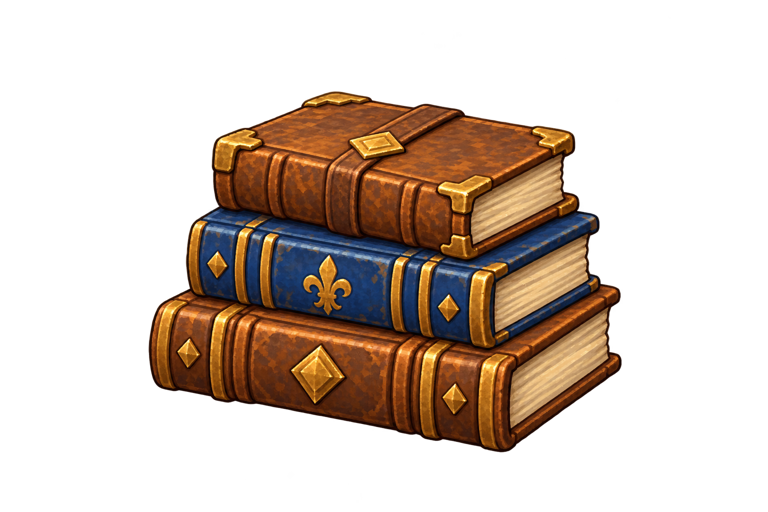
#> input picture assets/props/books.png, 768 x 512 px, given in place of tree.png, which was not available
$ python build_prop_edges.py
#> lines starting #> are read from the running program, lines starting #| are printed output that depends on the picture
from pathlib import Path
from PIL import Image,ImageFilter
root=Path(__file__).resolve().parents[1]
for name in ['tree','tree_small','bush','rock','sign','item','grass','flowers']:
    source=Image.open(root/'assets/props'/f'{name}.png').convert('RGBA')
#> source is the input picture: PIL image 768x512 RGBA; mean R, G, B, A 38.4, 24.4, 14.3, 80.5
    edge=Image.new('RGBA',source.size,(237,224,184,0))
    width=5 if name in ['tree','tree_small','bush','sign'] else 3
    edge.putalpha(source.getchannel('A').filter(ImageFilter.MaxFilter(width)))
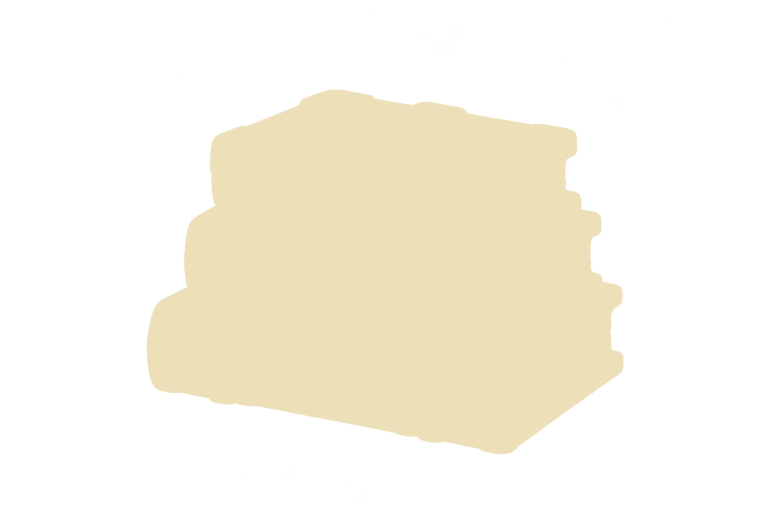
#> edge: PIL image 768x512 RGBA; mean R, G, B, A 237, 224, 184, 82.9; transparent parts drawn white
    edge.alpha_composite(source)
    edge.save(root/'assets/props'/f'{name}_edge.png')
#> pass 2 of the loop `for name in ['tree','tree_small','bush','rock','sign','item','grass','..`:
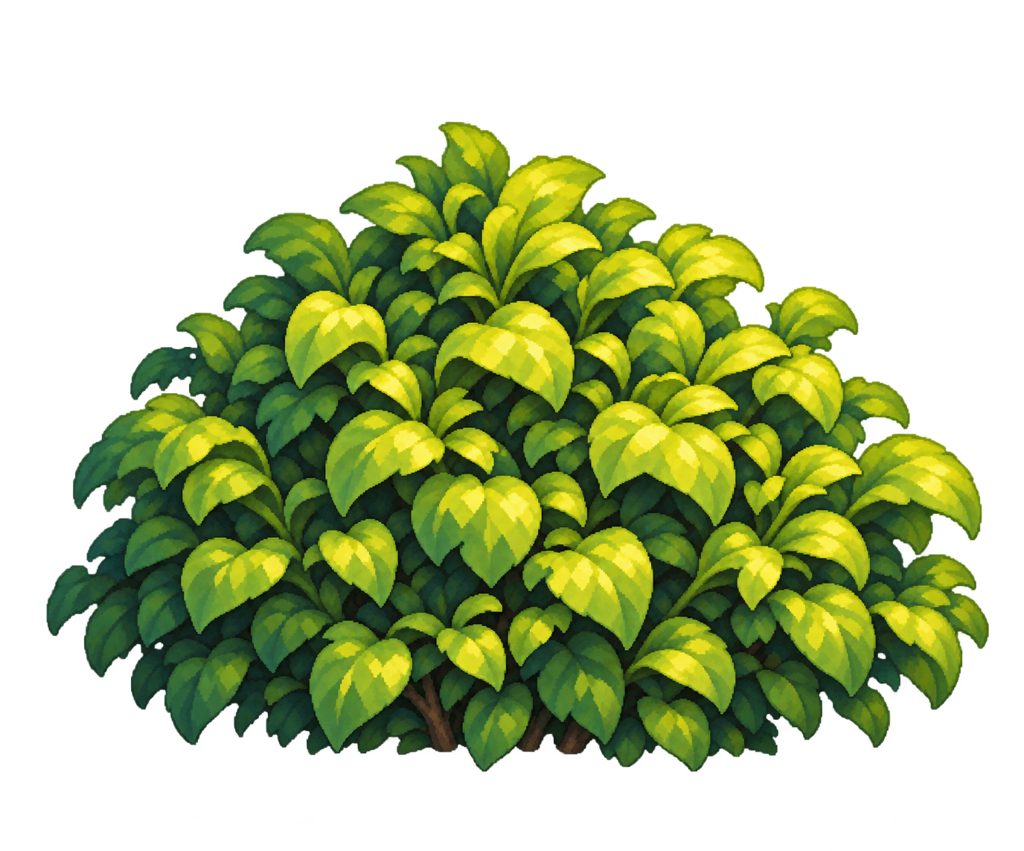
#> input picture assets/props/bush.png, 1024 x 851 px, given in place of tree_small.png, which was not available
#> source is the input picture: PIL image 1024x851 RGBA; mean R, G, B, A 48, 60.7, 15.5, 118.4
#> `edge.putalpha(source.getchannel('A').filter(ImageFilter.MaxFilter(widt..`:
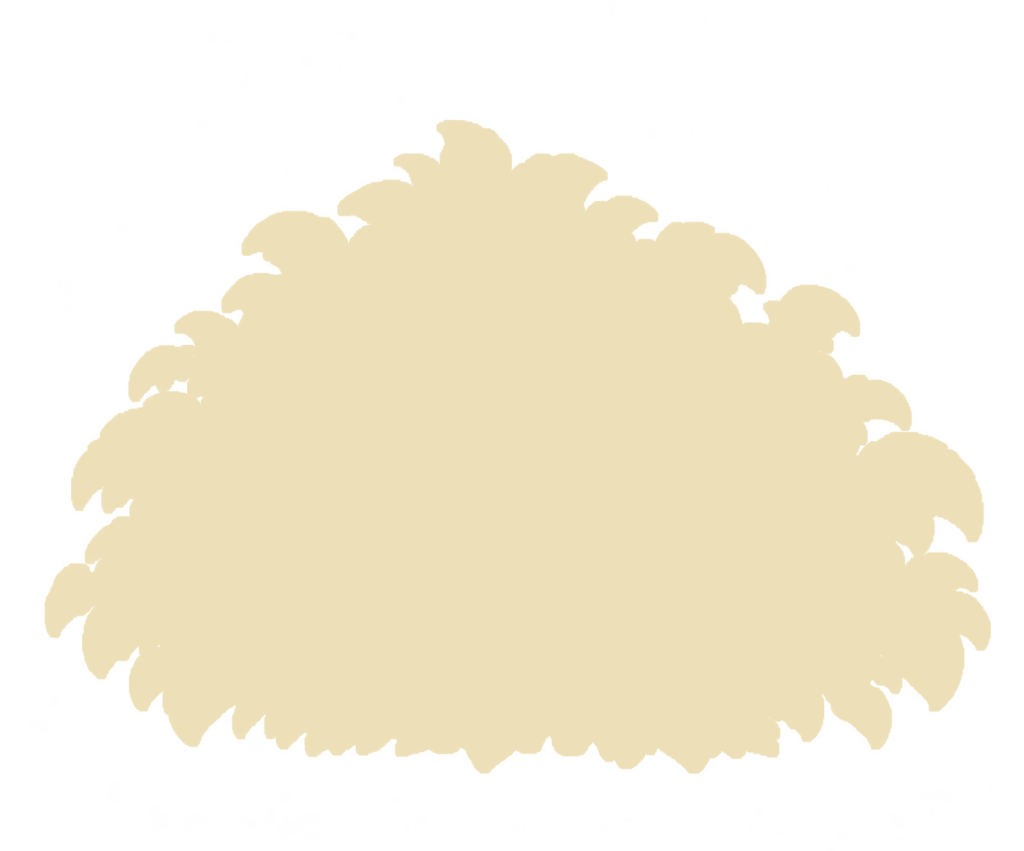
#> edge: PIL image 1024x851 RGBA; mean R, G, B, A 237, 224, 184, 122.3; transparent parts drawn white
#> `edge.alpha_composite(source)`:
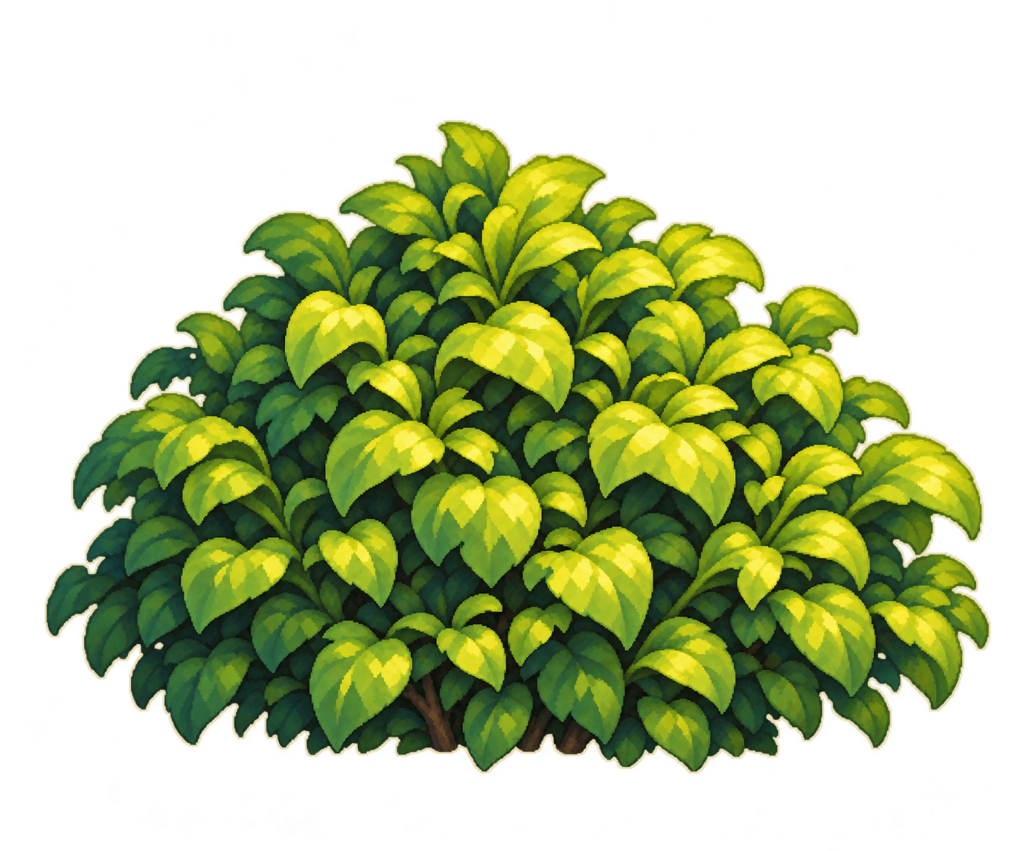
#> edge: PIL image 1024x851 RGBA; mean R, G, B, A 172.9, 177.9, 113.2, 123.4; transparent parts drawn white
#> (the run stopped early here; a loop or call above may not have finished)
